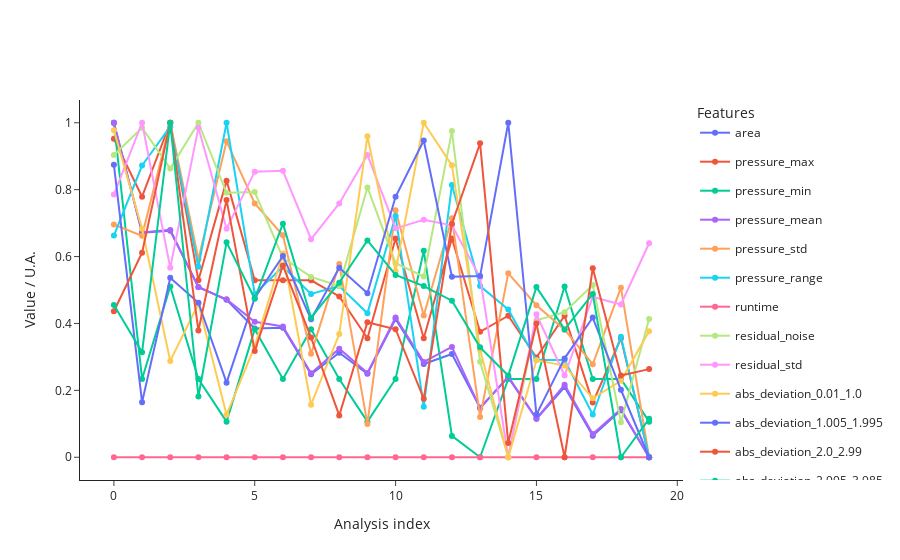

Notebook code cell kept with this figure:
### Code cell
from src.StreamPort.machine_learning.methods import MachineLearningScaleFeaturesScalerSklearn

scaler = MachineLearningScaleFeaturesScalerSklearn()
scaling_parameters = scaler.parameters
print("Scaling parameters: ", scaling_parameters)
parameters.update(scaling_parameters)

ana = scaler.run(ana)
fig_train_features = ana.plot_data()
fig_train_features.show()
